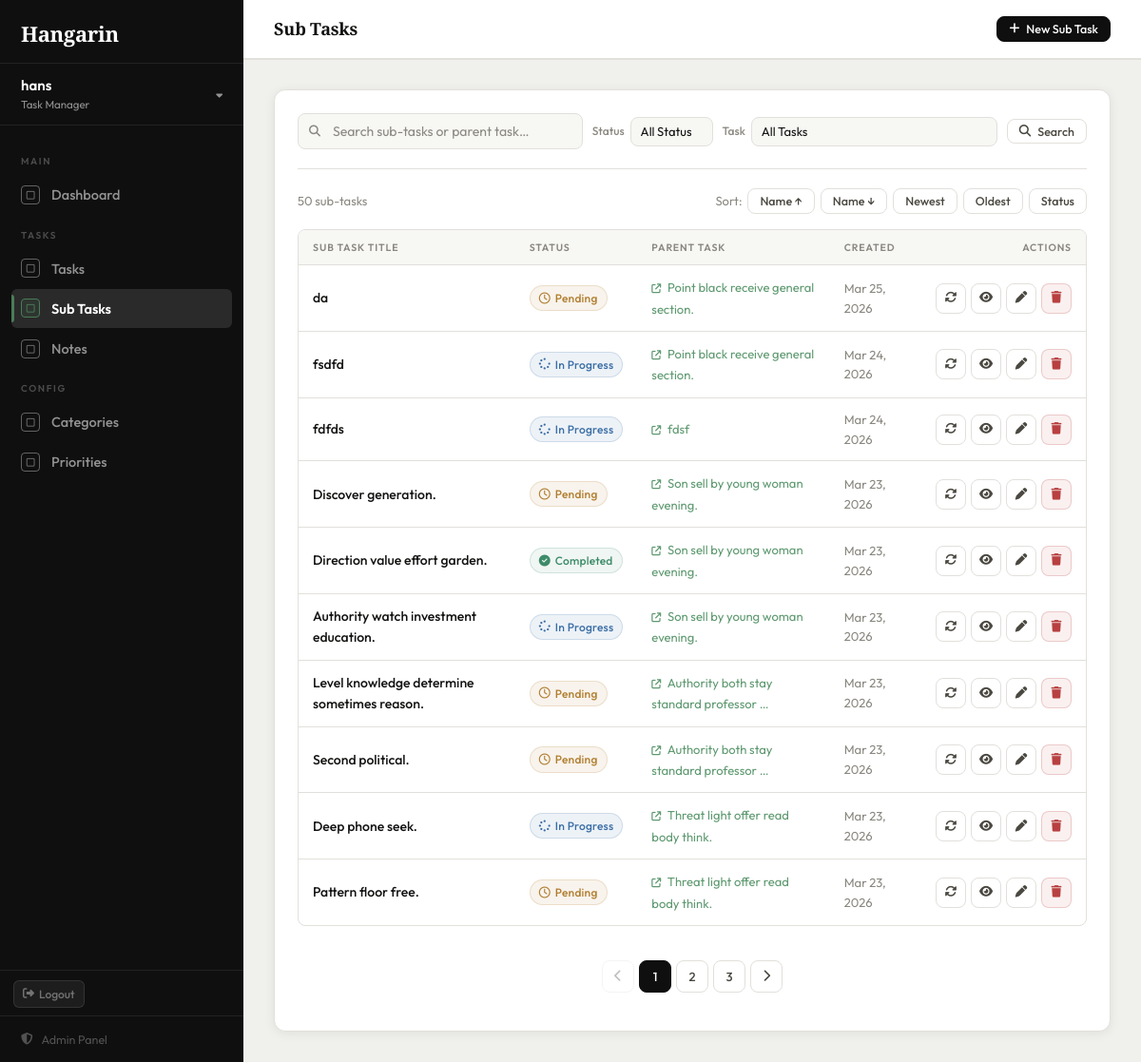
/subtasks/ (signed in), run on the app's committed database.
### tasks/models.py (models this page shows, shortened)
class BaseModel(models.Model):
    created_at = models.DateTimeField(auto_now_add=True)
    updated_at = models.DateTimeField(auto_now=True)
    class Meta:
        abstract = True

class SubTask(BaseModel):
    STATUS_CHOICES = [
        ("Pending", "Pending"),
        ("In Progress", "In Progress"),
        ("Completed", "Completed"),
    ]
    parent_task = models.ForeignKey(Task, on_delete=models.CASCADE, related_name='subtasks')
    title = models.CharField(max_length=255)
    status = models.CharField(
        max_length=50,
        choices=STATUS_CHOICES,
        default="Pending"
    )
    class Meta:
        verbose_name = "Sub Task"
        verbose_name_plural = "Sub Tasks"

class Task(BaseModel):
    STATUS_CHOICES = [
        ("Pending", "Pending"),
        ("In Progress", "In Progress"),
        ("Completed", "Completed"),
    ]
    title = models.CharField(max_length=255)
    description = models.TextField(blank=True, null=True)
    deadline = models.DateTimeField(blank=True, null=True)
    status = models.CharField(
        max_length=50,
        choices=STATUS_CHOICES,
        default="Pending"
    )
    category = models.ForeignKey(
        Category, on_delete=models.SET_NULL, null=True, blank=True
    )
    priority = models.ForeignKey(
        Priority, on_delete=models.SET_NULL, null=True, blank=True
    )
    class Meta:
        verbose_name = "Task"
        verbose_name_plural = "Tasks"

### tasks/views.py (the view)
# urls.py: path('subtasks/',                      views.subtask_list,   name='subtask_list'),
@login_required
def subtask_list(request):
    subtasks = SubTask.objects.select_related('parent_task').all()
    query = request.GET.get('q', '')
    if query:
        subtasks = subtasks.filter(
            Q(title__icontains=query) |
            Q(parent_task__title__icontains=query)
        )
    status_filter = request.GET.get('status', '')
    if status_filter:
        subtasks = subtasks.filter(status=status_filter)
    task_filter = request.GET.get('task', '')
    if task_filter:
        subtasks = subtasks.filter(parent_task_id=task_filter)
    sort_by = request.GET.get('sort', '-created_at')
    valid_sorts = ['title', '-title', 'created_at', '-created_at', 'status', '-status']
    subtasks = subtasks.order_by(sort_by if sort_by in valid_sorts else '-created_at')
    page_obj = Paginator(subtasks, 10).get_page(request.GET.get('page'))
    return render(request, 'tasks/subtask_list.html', {
        'page_obj': page_obj,
        'query': query,
        'status_filter': status_filter,
        'task_filter': task_filter,
        'sort_by': sort_by,
        'tasks': Task.objects.order_by('title'),
        'page_title': 'Sub Tasks',
    })

### tasks/templates/tasks/subtask_list.html (shortened to what this page needs)
{% extends "tasks/base.html" %}
{% block nav_subtasks %}active{% endblock %}
{% block topbar_actions %}
<a href="{% url 'subtask_create' %}" class="btn btn-primary btn-sm">
    <i class="fa-solid fa-plus"></i> New Sub Task
</a>
{% endblock %}
{% block content %}
<div class="card">
    <form method="GET" class="filter-bar">
        <div class="search-box">
            <i class="fa-solid fa-magnifying-glass"></i>
            <input type="text" name="q" class="form-control"
                   placeholder="Search sub-tasks or parent task…" value="{{ query }}">
        </div>
        <div class="filter-group">
            <label>Status</label>
            <select name="status" class="filter-select" onchange="this.form.submit()">
                <option value="">All Status</option>
            </select>
        </div>
        <div class="filter-group">
            <label>Task</label>
            <select name="task" class="filter-select" onchange="this.form.submit()">
                <option value="">All Tasks</option>
            </select>
        </div>
        <button type="submit" class="btn btn-secondary btn-sm">
            <i class="fa-solid fa-magnifying-glass"></i> Search
        </button>
    </form>
    <div style="display:flex; align-items:center; justify-content:space-between; margin-bottom:16px; font-size:13px; color:var(--text-muted);">
        <span>{{ page_obj.paginator.count }} sub-task{% if page_obj.paginator.count != 1 %}s{% endif %}</span>
        {% with base="?q="|add:query|add:"&status="|add:status_filter|add:"&task="|add:task_filter %}
        <div style="display:flex; align-items:center; gap:6px;">
            <span>Sort:</span>
            <a href="{{ base }}&sort=title"       class="btn btn-secondary btn-sm {% if sort_by == 'title' %}active{% endif %}">Name ↑</a>
            <a href="{{ base }}&sort=-title"      class="btn btn-secondary btn-sm {% if sort_by == '-title' %}active{% endif %}">Name ↓</a>
            <a href="{{ base }}&sort=-created_at" class="btn btn-secondary btn-sm {% if sort_by == '-created_at' %}active{% endif %}">Newest</a>
            <a href="{{ base }}&sort=created_at"  class="btn btn-secondary btn-sm {% if sort_by == 'created_at' %}active{% endif %}">Oldest</a>
            <a href="{{ base }}&sort=status"      class="btn btn-secondary btn-sm {% if sort_by == 'status' %}active{% endif %}">Status</a>
        </div>
        {% endwith %}
    </div>
    {% if page_obj.object_list %}
    <div class="table-wrap">
        <table>
            <thead>
                <tr>
                    <th>Sub Task Title</th>
                    <th>Status</th>
                    <th>Parent Task</th>
                    <th>Created</th>
                    <th style="text-align:right;">Actions</th>
                </tr>
            </thead>
            <tbody>
                {% for st in page_obj %}
                <tr>
                    <td class="task-title-cell">{{ st.title }}</td>
                    <td>
                        {% if st.status == 'Completed' %}
                            <span class="badge badge-completed"><i class="fa-solid fa-circle-check"></i> Completed</span>
                        {% elif st.status == 'In Progress' %}
                            <span class="badge badge-progress"><i class="fa-solid fa-spinner"></i> In Progress</span>
                        {% else %}
                            <span class="badge badge-pending"><i class="fa-regular fa-clock"></i> Pending</span>
                        {% endif %}
                    </td>
                    <td>
                        <a href="{% url 'task_detail' st.parent_task.pk %}"
                           style="color:var(--accent-light); text-decoration:none; font-size:13px;">
                            <i class="fa-solid fa-arrow-up-right-from-square" style="font-size:10px; margin-right:4px;"></i>
                            {{ st.parent_task.title|truncatechars:40 }}
                        </a>
                    </td>
                    <td style="color:var(--text-muted); font-size:13px;">{{ st.created_at|date:"M d, Y" }}</td>
                    <td>
                        <div style="display:flex; gap:5px; justify-content:flex-end;">
                            <a href="{% url 'subtask_toggle' st.pk %}?next=subtask_list"
                                class="btn btn-secondary btn-icon btn-sm" title="Toggle status">
                                    <i class="fa-solid fa-rotate"></i>
                                </a>
                            <a href="{% url 'task_detail' st.parent_task.pk %}"
                               class="btn btn-secondary btn-icon btn-sm" title="View Parent Task">
                                <i class="fa-solid fa-eye"></i>
                            </a>
                            <a href="{% url 'subtask_edit' st.pk %}"
                               class="btn btn-secondary btn-icon btn-sm" title="Edit">
                                <i class="fa-solid fa-pen"></i>
                            </a>
                            <form method="POST" action="{% url 'subtask_delete' st.pk %}" style="margin:0;">
                                <button type="submit" class="btn btn-danger btn-icon btn-sm"
                                        title="Delete" onclick="return confirm('Delete this sub-task?')">
                                    <i class="fa-solid fa-trash"></i>
                                </button>
                            </form>
                        </div>
                    </td>
                </tr>
                {% endfor %}
            </tbody>
        </table>
    </div>
    {% if page_obj.has_other_pages %}
    <div class="pagination" style="padding:16px 0;">
        {% with base="?q="|add:query|add:"&status="|add:status_filter|add:"&task="|add:task_filter|add:"&sort="|add:sort_by %}
        {% if page_obj.has_previous %}
            <a href="{{ base }}&page={{ page_obj.previous_page_number }}" class="page-btn"><i class="fa-solid fa-chevron-left"></i></a>
        {% else %}
            <span class="page-btn disabled"><i class="fa-solid fa-chevron-left"></i></span>
        {% endif %}
        {% for num in page_obj.paginator.page_range %}
            {% if page_obj.number == num %}
                <span class="page-btn active">{{ num }}</span>
            {% elif num > page_obj.number|add:'-3' and num < page_obj.number|add:'3' %}
                <a href="{{ base }}&page={{ num }}" class="page-btn">{{ num }}</a>
            {% endif %}
        {% endfor %}
        {% if page_obj.has_next %}
            <a href="{{ base }}&page={{ page_obj.next_page_number }}" class="page-btn"><i class="fa-solid fa-chevron-right"></i></a>
        {% else %}
            <span class="page-btn disabled"><i class="fa-solid fa-chevron-right"></i></span>
        {% endif %}
        {% endwith %}
    </div>
    {% endif %}
    {% endif %}
</div>
{% endblock %}

### tasks/templates/tasks/base.html (shortened to what this page needs)
{% load pwa %}
<!DOCTYPE html>
<html lang="en">
<head>
    <link rel="stylesheet" href="https://cdnjs.cloudflare.com/ajax/libs/font-awesome/6.5.0/css/all.min.css">
</head>
<body>
<aside class="sidebar" id="sidebar">
    <div class="sidebar-brand">
        <a href="{% url 'dashboard' %}">
            <div class="brand-title">Hangarin</div>
        </a>
    </div>
    {% if user.is_authenticated %}
    <div class="sidebar-user-block">
        <div class="user-left">
            <div class="user-name">{{ user.username }}</div>
            <div class="user-role">Task Manager</div>
        </div>
        <i class="fa-solid fa-caret-down user-caret"></i>
    </div>
    <nav class="sidebar-nav">
        <div class="nav-section-label">Main</div>
        <a href="{% url 'dashboard' %}" class="nav-link {% block nav_dashboard %}{% endblock %}">
            <span class="nav-icon"><i class="fa-regular fa-square"></i></span>
            Dashboard
        </a>
        <div class="nav-section-label">Tasks</div>
        <a href="{% url 'task_list' %}" class="nav-link {% block nav_tasks %}{% endblock %}">
            <span class="nav-icon"><i class="fa-regular fa-square"></i></span>
            Tasks
        </a>
        <a href="{% url 'subtask_list' %}" class="nav-link {% block nav_subtasks %}{% endblock %}">
            <span class="nav-icon"><i class="fa-regular fa-square"></i></span>
            Sub Tasks
        </a>
        <a href="{% url 'note_list' %}" class="nav-link {% block nav_notes %}{% endblock %}">
            <span class="nav-icon"><i class="fa-regular fa-square"></i></span>
            Notes
        </a>
        <div class="nav-section-label">Config</div>
        <a href="{% url 'category_list' %}" class="nav-link {% block nav_categories %}{% endblock %}">
            <span class="nav-icon"><i class="fa-regular fa-square"></i></span>
            Categories
        </a>
        <a href="{% url 'priority_list' %}" class="nav-link {% block nav_priorities %}{% endblock %}">
            <span class="nav-icon"><i class="fa-regular fa-square"></i></span>
            Priorities
        </a>
    </nav>
    <div style="padding: 10px 14px 8px; border-top: 1px solid rgba(255,255,255,0.08);">
        <a href="#" class="logout-link"
           onclick="event.preventDefault(); document.getElementById('logout-form').submit();">
            <i class="fa-solid fa-right-from-bracket"></i>
            Logout
        </a>
    </div>
    {% endif %}
    <div class="sidebar-footer">
        <a href="/admin/" class="admin-link">
            <i class="fa-solid fa-shield-halved"></i>
            Admin Panel
        </a>
    </div>
</aside>
<main class="main">
    <header class="topbar">
        <div class="topbar-left">
            <h1>{% block page_heading %}{{ page_title }}{% endblock %}</h1>
        </div>
        <div class="topbar-right">
            {% block topbar_actions %}{% endblock %}
        </div>
    </header>
    <div class="content">
        {% block content %}{% endblock %}
    </div>
</main>
</body>
</html>

### data on the page
SubTask: title "da", status "Pending" (drawn), parent_task "Point black receive general section.", created_at "Mar 25, 2026"
SubTask: title "fsdfd", status "In Progress" (drawn), parent_task "Point black receive general section.", created_at "Mar 24, 2026"
SubTask: title "fdfds", status "In Progress" (drawn), parent_task "fdsf", created_at "Mar 24, 2026"
SubTask: title "Discover generation.", status "Pending" (drawn), parent_task "Son sell by young woman evening.", created_at "Mar 23, 2026"
SubTask: title "Direction value effort garden.", status "Completed" (drawn), parent_task "Son sell by young woman evening.", created_at "Mar 23, 2026"
SubTask: title "Authority watch investment education.", status "In Progress" (drawn), parent_task "Son sell by young woman evening.", created_at "Mar 23, 2026"
SubTask: title "Level knowledge determine sometimes reason.", status "Pending" (drawn), parent_task "Authority both stay standard professor …", created_at "Mar 23, 2026"
SubTask: title "Second political.", status "Pending" (drawn), parent_task "Authority both stay standard professor …", created_at "Mar 23, 2026"
SubTask: title "Deep phone seek.", status "In Progress" (drawn), parent_task "Threat light offer read body think.", created_at "Mar 23, 2026"
SubTask: title "Pattern floor free.", status "Pending" (drawn), parent_task "Threat light offer read body think.", created_at "Mar 23, 2026"

### other printed values
{{ user.username }} "hans"
{{ page_title }} "Sub Tasks"
{{ page_obj.paginator.count }} "50"
{{ num }} "1"
{{ num }} "2" "3"
